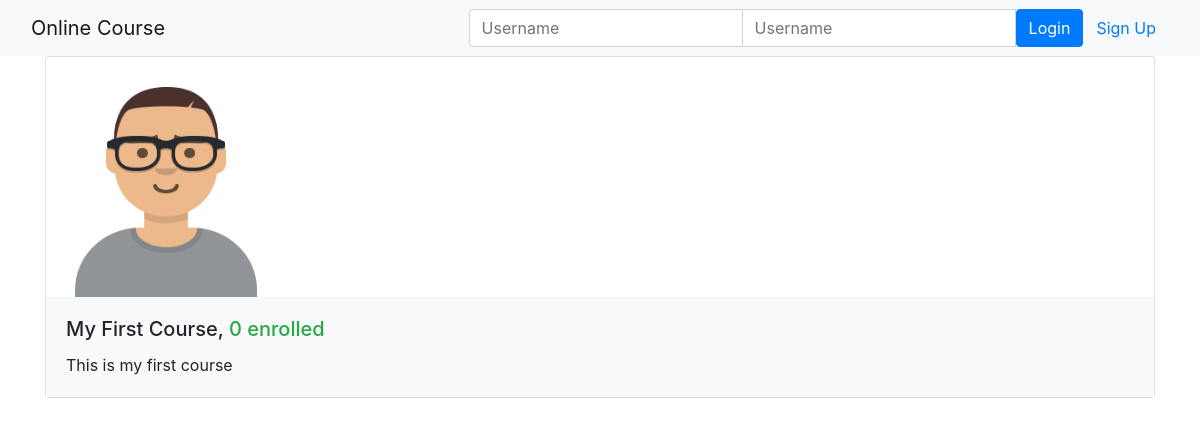
Before: /onlinecourse/ with the older database file.
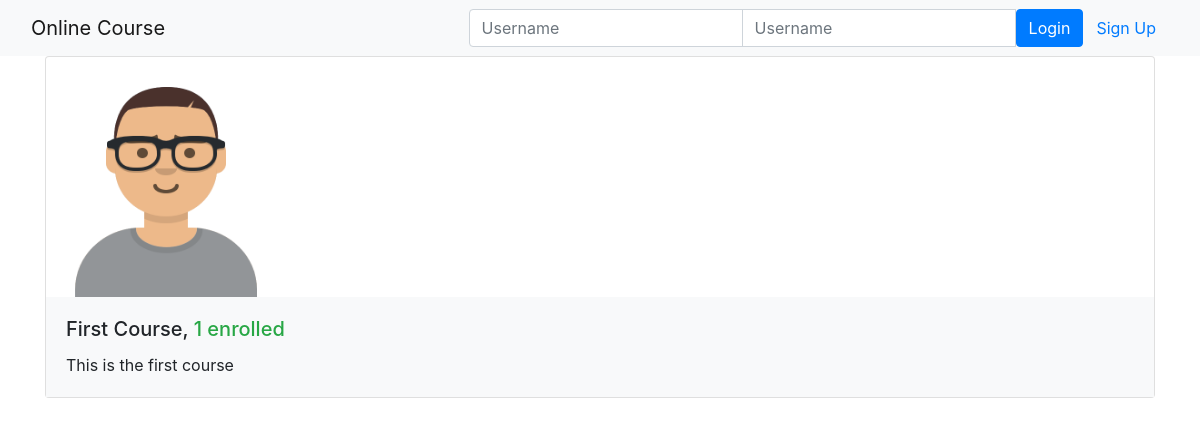
After: the same page with the newer database file.
### onlinecourse/models.py (models this page shows, shortened)
class Course(models.Model):
    name = models.CharField(null=False, max_length=30, default='online course')
    image = models.ImageField(upload_to='course_images/')
    description = models.CharField(max_length=1000)
    pub_date = models.DateField(null=True)
    instructors = models.ManyToManyField(Instructor)
    users = models.ManyToManyField(settings.AUTH_USER_MODEL, through='Enrollment')
    total_enrollment = models.IntegerField(default=0)
    is_enrolled = False

### onlinecourse/views.py (the view)
class CourseListView(generic.ListView):
    template_name = 'onlinecourse/course_list_bootstrap.html'
    context_object_name = 'course_list'
    def get_queryset(self):
        user = self.request.user
        courses = Course.objects.order_by('-total_enrollment')[:10]
        for course in courses:
            if user.is_authenticated:
                course.is_enrolled = check_if_enrolled(user, course)
        return courses

### onlinecourse/templates/onlinecourse/course_list_bootstrap.html (shortened to what this page needs)
<!DOCTYPE html>
<html lang="en">
<head>
    {% load static %}
    <link rel="stylesheet" href="https://maxcdn.bootstrapcdn.com/bootstrap/4.5.2/css/bootstrap.min.css">
</head>
<body>
    <nav class="navbar navbar-light bg-light">
        <div class="container-fluid">
            <div class="navbar-header">
                  <a class="navbar-brand" href="#">Online Course</a>
            </div>
            <ul class="nav navbar-nav navbar-right">
                {% if user.is_authenticated %}
                <li>
                    <a class="btn btn-link" href="#">{{ user.first_name }}({{ user.username }})</a>
                    <a class="btn btn-link" href="{% url 'onlinecourse:logout' %}">Logout</a>
                </li>
                {% else %}
                <li>
                    <form class="form-inline" action="{% url 'onlinecourse:login' %}" method="post">
                        <div class="input-group">
                            <input type="text" class="form-control" placeholder="Username" name="username" >
                            <input type="password" class="form-control" placeholder="Username" name="psw" >
                            <button class="btn btn-primary" type="submit">Login</button>
                            <a class="btn btn-link" href="{% url 'onlinecourse:registration' %}">Sign Up</a>
                        </div>
                    </form>
                </li>
                {% endif %}
            </ul>
        </div>
    </nav>
    {% if course_list %}
        <div class="container">
            <div class="card-deck">
                {% for course in course_list %}
                         <div class="card" style="width: 36rem;">
                          <img class="card-img-left" src="{{MEDIA_URL}}/{{ course.image }}" width="240px" height="240px"
                               alt="Course image">
                          <div class="card-body bg-light">
                              <h5 class="card-title">{{ course.name }}, <span class="text-success">
                                  {{ course.total_enrollment}} enrolled</span></h5>
                            <p class="card-text">{{ course.description}}</p>
                          </div>
                        </div>
                {% endfor %}
            </div>
        </div>
    {% else %}
        <p>No courses are available.</p>
    {% endif %}
</body>
</html>

Changed rows visible on the page:
changed Course: name "My First Course" → "First Course"; total_enrollment "0" → "1"; description "This is my first course" → "This is the first course"
